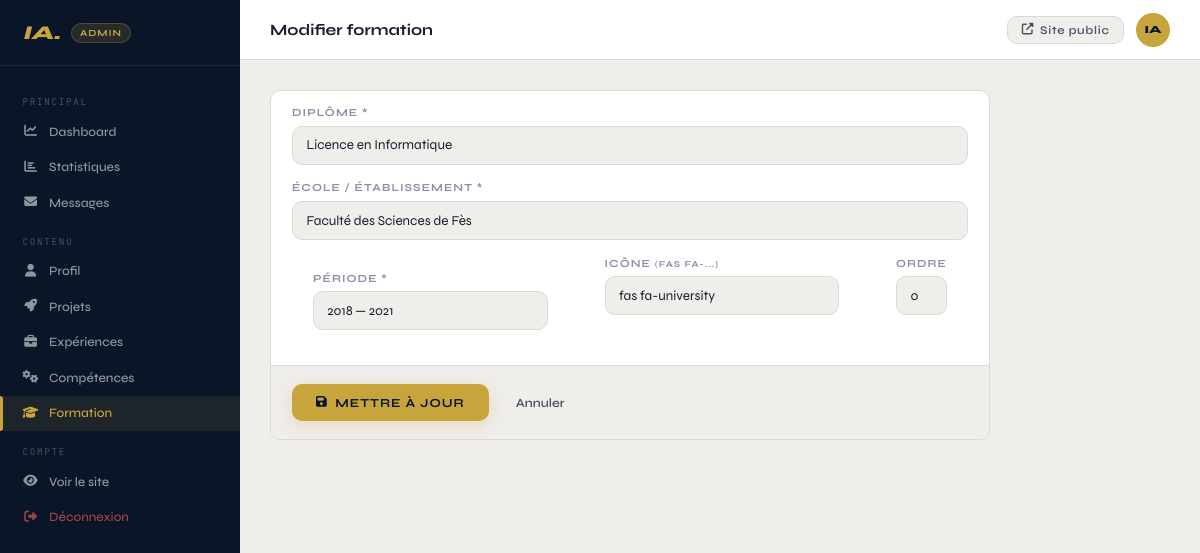
Page /admin/education/1/edit (signed in) on the committed database.
### app.py (models this page shows)
class Education(db.Model):
    id      = db.Column(db.Integer, primary_key=True)
    degree  = db.Column(db.String(200), nullable=False)
    school  = db.Column(db.String(200), nullable=False)
    period  = db.Column(db.String(80),  nullable=False)
    icon    = db.Column(db.String(80),  default='fas fa-university')
    order   = db.Column(db.Integer,     default=0)

### app.py (the view, shortened to what this page needs)
@app.route('/admin/education/<int:eid>/edit', methods=['GET', 'POST'])
@login_required
def admin_education_edit(eid):
    e = Education.query.get_or_404(eid)
    return render_template('admin/education_form.html', edu=e)

### app.py (called while the page is built)
@login_manager.user_loader
def load_user(user_id):
    return Admin.query.get(int(user_id))

### templates/admin/education_form.html (shortened to what this page needs)
{% extends "admin/base.html" %}
{% block page_title %}{{ 'Modifier' if edu else 'Nouvelle' }} formation{% endblock %}
{% block content %}
<div class="form-single">
  <div class="dash-card">
    <form method="POST">
      <div class="fg"><label>Diplôme *</label><input type="text" name="degree" value="{{ edu.degree if edu else '' }}" required/></div>
      <div class="fg"><label>École / Établissement *</label><input type="text" name="school" value="{{ edu.school if edu else '' }}" required/></div>
      <div class="fg-row">
        <div class="fg"><label>Période *</label><input type="text" name="period" value="{{ edu.period if edu else '' }}" placeholder="2018 — 2021" required/></div>
        <div class="fg"><label>Icône <small>(fas fa-...)</small></label><input type="text" name="icon" value="{{ edu.icon if edu else 'fas fa-university' }}"/></div>
        <div class="fg" style="flex:0 0 80px"><label>Ordre</label><input type="number" name="order" value="{{ edu.order if edu else 0 }}" min="0"/></div>
      </div>
      <div class="form-actions">
        <button type="submit" class="btn-submit"><i class="fas fa-save"></i> {{ 'Mettre à jour' if edu else 'Créer' }}</button>
        <a href="{{ url_for('admin_education') }}" class="btn-cancel">Annuler</a>
      </div>
    </form>
  </div>
</div>
{% endblock %}

### static/css/admin.css (style rules this page uses)
*, *::before, *::after { box-sizing: border-box; margin: 0; padding: 0; }
html { font-size: 15px; }
:root { --bg: #f0eeea; --bg2: #e8e5df; --surface: #ffffff; --border: #ddd9d0; --navy: #0a1628; --gold: #c8a53c; --gold-lt: #e4c76b; --gold-dim: rgba(200,165,60,.12); --text: #1a1e2e; --text2: #4a5068; --text3: #8a90a8; --red: #e05555; --green: #4caf78; --blue: #4c8eaf; --sidebar-w: 240px; --topbar-h: 60px; --radius: 10px; }
body { font-family: 'Syne', sans-serif; background: var(--bg); color: var(--text); }
.admin-body { display: flex; min-height: 100vh; }
.dash-card { background: var(--surface); border: 1px solid var(--border); border-radius: var(--radius); overflow: hidden; }
.fg { margin-bottom: 1.1rem; }
.fg label { display: block; font-size: .72rem; font-weight: 700; letter-spacing: .1em; text-transform: uppercase; color: var(--text3); margin-bottom: .45rem; }
.fg input, .fg textarea, .fg select { width: 100%; background: var(--bg); border: 1px solid var(--border); border-radius: var(--radius); color: var(--text); font-family: 'Syne', sans-serif; font-size: .9rem; padding: .7rem .9rem; outline: none; transition: border-color .2s, background .2s, box-shadow .2s; }
.fg-row { display: flex; gap: 1rem; }
.fg-row .fg { flex: 1; }
.form-single { max-width: 720px; }
.dash-card .fg { padding: 0 1.4rem; }
.dash-card .fg:first-of-type { margin-top: 1rem; }
.dash-card .fg-row { padding: 0 1.4rem; }
.form-actions { display: flex; align-items: center; gap: .8rem; padding: 1.2rem 1.4rem; border-top: 1px solid var(--border); background: var(--bg); margin-top: 1.2rem; }
.btn-submit { display: inline-flex; align-items: center; gap: .5rem; background: var(--gold); color: var(--navy); border: none; padding: .75rem 1.6rem; border-radius: var(--radius); font-family: 'Syne', sans-serif; font-size: .82rem; font-weight: 700; letter-spacing: .08em; text-transform: uppercase; cursor: pointer; transition: background .2s, transform .15s, box-shadow .2s; box-shadow: 0 4px 16px rgba(200,165,60,.25); }
.btn-cancel { color: var(--text2); text-decoration: none; font-size: .83rem; font-weight: 600; padding: .75rem 1rem; transition: color .2s; }

### rows in the picture
Education: degree "Licence en Informatique", school "Faculté des Sciences de Fès", period "2018 — 2021", icon "fas fa-university", order "0"

### other values in the picture
{{ 'Modifier' if edu else 'Nouvelle' }} "Modifier"
{{ 'Mettre à jour' if edu else 'Créer' }} "METTRE À JOUR"
